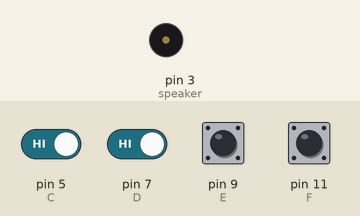
This sketch was run on a simulated Arduino Uno, built with avr-gcc and run on an emulated ATmega328P. Parts: buzzer (waves = sounding). The inputs (shaded band) are chosen by the test bench; at power-on: pin 5 (C), pin 7 (D), pin 9 (E), pin 11 (F) HIGH.

Above: at 1.2 s.
1.3 s: pin 5 (C) driven LOW and pin 7 (D) driven LOW
4.3 s: pin 11 (F) pulled LOW for 0.15 s
At 4.8 s:
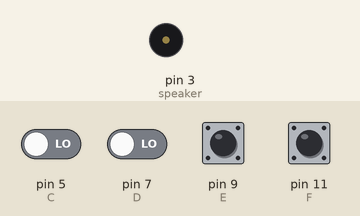
7.4 s: pin 9 (E) pulled LOW for 0.15 s
At 8.3 s:
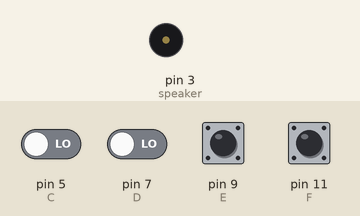
10.5 s: pin 5 (C) driven HIGH
Timing chart, 0 to 17.5 s (numbered marks = the images above; inputs shaded):
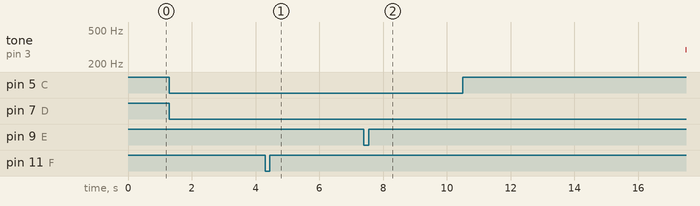

The sketch:

keyboard.ino
```cpp
  int speaker = 3;
  int C = 5;
  int D = 7;
  int E = 9;
  int F = 11;

  float C_4 = 261.63;
  float D_4 = 293.66;
  float E_4 = 329.63;
  float F_4 = 349.23;

void setup() {
  // put your setup code here, to run once:
  pinMode(C, INPUT_PULLUP);
  pinMode(D, INPUT_PULLUP);
  pinMode(E, INPUT_PULLUP);
  pinMode(F, INPUT_PULLUP);
  pinMode(speaker, OUTPUT);

}

void loop() {
  // put your main code here, to run repeatedly:
  if (digitalRead(C) == LOW){
    tone(speaker, C_4);
  }
  if (digitalRead(D) == LOW){
    tone(speaker, D_4);
  }
  if (digitalRead(E) == LOW){
    tone(speaker, E_4);
  }
  if (digitalRead(F) == LOW){
    tone(speaker, F_4);
  }
  noTone(speaker);
}
```

Measured:
- after the input at 4.3 s, tone on pin 3 (speaker): stays silent (without the input it goes to 261 Hz after 3.1 s)
- after the input at 7.4 s, tone on pin 3 (speaker): stays silent (without the input it goes to 261 Hz after 3.1 s)
